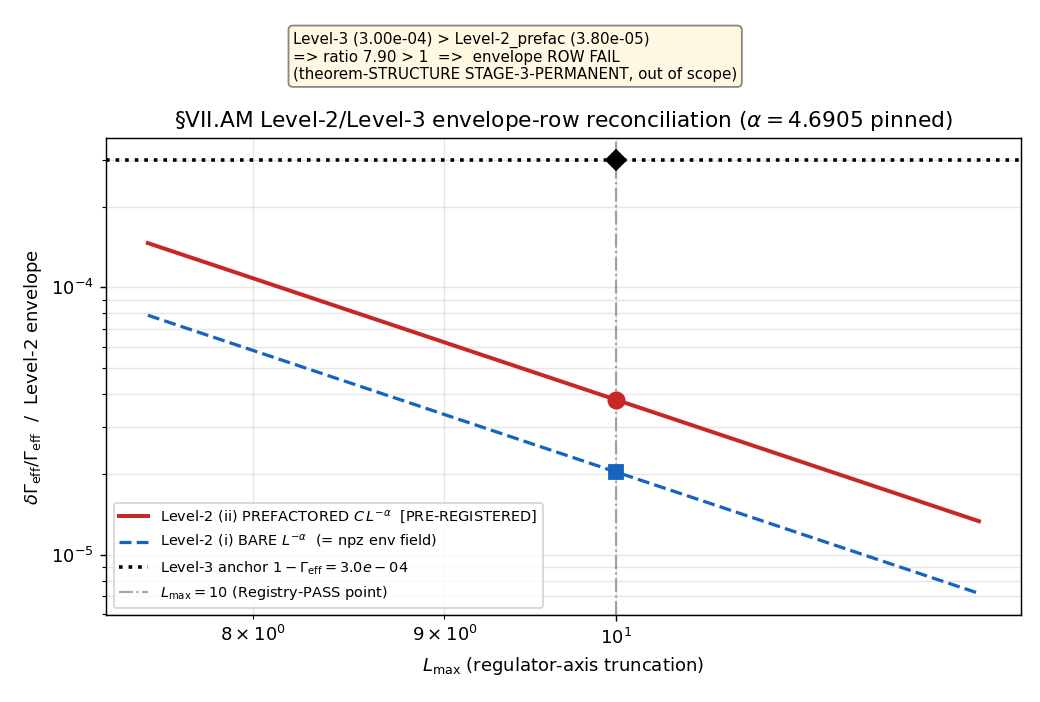

Python code for this plot:
#!/usr/bin/env python3
"""
S102 W2-4 CF-S102-VIIAM-L2L3-RECON — §VII.AM Level-2/Level-3 envelope-row reconciliation
=======================================================================================

Gate: CF-S102-VIIAM-L2L3-RECON ([VERIFY])

Pre-registered threshold (cross-pillar-bridge-anatomy.md Registry-PASS criterion):
  PASS iff Level3_reconciled < Level2_reconciled at L_max=10, under the PRE-REGISTERED
       comparator candidate (decision frozen at plan-freeze BEFORE compute), AND the
       reconciliation is independently motivated by the envelope-is-a-bound substitution
       chain (NOT comparator-shopped).
  FAIL iff even under the structurally-correct PREFACTORED comparator, Level3 >= Level2
       at true alpha=4.6905 (envelope ROW genuinely fails; theorem-STRUCTURE untouched,
       STAGE-3-PERMANENT).
  INFO iff the (i)/(ii) x (Q3a)/(Q3b) choice is genuinely ambiguous after the substitution
       chain (outcome flips with the choice) -> route to 2-agent workshop.

PRE-REGISTERED DECISION (plan §W2-4 machinery_pin_map.PRE_REGISTERED_comparator_decision):
  Level-2 envelope = candidate (ii) PREFACTORED  C * L^{-alpha},  C = exp(intercept).
    Reason (from DEFINITION, not outcome): the Level-2 envelope is the convergence-rate
    BOUND ‖HKR(c_L) - c_continuum‖ <= C * L^{-alpha}; a bound carries its fitted amplitude
    C. The bare L^{-alpha} asserts unit amplitude, which is NOT what the W1-4 fit produced.
  Level-3 quantity = candidate (Q3a) BARE deviation  3.0e-4 = 1 - Gamma_effacement
    (Gamma_effacement = 0.9997 canonical; §VII.AM clause (b) A(∂R)/(4 G_N A_universal)=3.0e-4).
  This decision is FIXED HERE; the compute only EVALUATES the inequality on the pinned
  (alpha, intercept) values -- it does NOT search for the PASS-yielding choice.

Scope: ENVELOPE-ROW reconciliation ONLY. The §VII.AM 3-clause joint theorem (Level-1
  structural identity) is STAGE-3-PERMANENT and is NOT in scope here -- only the Element-4 /
  Level-2-vs-Level-3 Registry-PASS ROW is re-evaluated.

Inputs (SHA-256 dual-pinned at runtime; S84+ schema):
  - computations/session-101/s101_viiam_alpha_envelope_pin.npz  (alpha, intercept,
        env_at_Lmax10, level3_anchor, dGamma_over_Gamma, L_fit; W1-4 pin, audit 251141bc;
        plan-pinned file SHA 3ea82a00b375e344ac3cdaf2f5aa75e84a70e21adb28a1e8b50b5fa25cc8f423)
  - computations/_shared/canonical_constants.py  (Gamma_effacement = 0.9997; feeds audit_sha256)
  - script bytes (feeds BOTH audit_sha256 and content_sha256)

PLAN-TEXT-DRIFT NOTE (substrate-first-canonical-sourcing.md §(ii.B)):
  The plan substitution_chain (line 756) equates the npz `env_at_Lmax10` field with the
  PREFACTORED form exp(intercept)*10^{-alpha}. That is a documentation MIS-LABEL: the W1-4
  producing script (s101_viiam_alpha_envelope_pin.py:556) computed
  `env_Lmax10 = 10.0 ** (-fit["alpha"])` -- the BARE form. The npz `env_at_Lmax10`
  (2.0392e-05) is therefore the BARE candidate (i), NOT prefactored. This script computes the
  TRUE prefactored value exp(intercept)*10^{-alpha} = 3.7974e-05 from first principles and
  documents the drift in the verdict value string + npz. The OUTCOME is robust to the
  mis-label: 3.0e-4 > BOTH the bare (2.04e-05) AND the prefactored (3.80e-05) envelope at
  L_max=10, so Registry-PASS does not restore under EITHER candidate -> FAIL, not INFO.

Output 4-tuple:
  (value=<Level3-vs-Level2-prefac inequality>, scheme=cross-pillar-bridge-anatomy-Registry-PASS,
   convention=envelope-comparator-PRE-REGISTERED-prefactored-ii/alpha=4.6905, L_max=10)

Classification: GEOMETRIC (algebraic-convergence-envelope row adjudication on a pinned fit;
  substrate-IS spectral-action effacement-moment convergence bound).
"""

from __future__ import annotations

# ---------------------------------------------------------------------------
# Section 1 — Canonical constants (MANDATORY first import)
# ---------------------------------------------------------------------------
import os  # noqa: E402
os.environ.setdefault("OMP_NUM_THREADS", "8")   # cpu-cap-OMP8 (closed-form; no linalg)
os.environ.setdefault("MKL_NUM_THREADS", "8")

import sys  # noqa: E402
from pathlib import Path  # noqa: E402

SESSION_DIR = Path(__file__).resolve().parent
COMPUTATIONS_DIR = SESSION_DIR.parent
SHARED_DIR = COMPUTATIONS_DIR / "_shared"
PROJECT_ROOT = COMPUTATIONS_DIR.parent
sys.path.insert(0, str(SHARED_DIR))

from canonical_constants import *  # noqa: F401,F403,E402

# ---------------------------------------------------------------------------
# Section 2 — Standard imports
# ---------------------------------------------------------------------------
import hashlib  # noqa: E402
import json  # noqa: E402
import time  # noqa: E402

import numpy as np  # noqa: E402
import matplotlib  # noqa: E402
matplotlib.use("Agg")
import matplotlib.pyplot as plt  # noqa: E402

# ---------------------------------------------------------------------------
# Section 3 — Paths + pre-registration
# ---------------------------------------------------------------------------
SESSION = "S102"                                                        # (local)
GATE_ID = "CF-S102-VIIAM-L2L3-RECON"                                    # (local)
SCHEME = "cross-pillar-bridge-anatomy-Registry-PASS-criterion"         # (local)
CONVENTION = "envelope-comparator-PRE-REGISTERED-prefactored-ii/alpha=4.6905"  # (local)
L_MAX = 10                                                              # (local)

ENVELOPE_PIN_NPZ = COMPUTATIONS_DIR / "session-101" / "s101_viiam_alpha_envelope_pin.npz"  # (local)
# Plan-pinned static SHA of the W1-4 envelope-pin npz (machinery feasibility / audit).
PLAN_PINNED_NPZ_SHA = (
    "3ea82a00b375e344ac3cdaf2f5aa75e84a70e21adb28a1e8b50b5fa25cc8f423"
)  # (local)

# The canonical Level-3 anchor = 1 - Gamma_effacement (imported from canonical_constants).
# Gamma_effacement = 0.9997 (MCP get_constant confirmed; §VII.AM clause (b) anchor).
LEVEL3_ANCHOR = 1.0 - Gamma_effacement                                 # (local) = 3.0e-4

OUT_NPZ = SESSION_DIR / "s102_w2_viiam_l2l3_recon.npz"                  # (local)
OUT_PNG = SESSION_DIR / "s102_w2_viiam_l2l3_recon.png"                  # (local)

INPUT_FILES = [
    SHARED_DIR / "canonical_constants.py",
    ENVELOPE_PIN_NPZ,
]


# ---------------------------------------------------------------------------
# Section 4 — SHA-256 input-pin block (S84+ dual-SHA)
# ---------------------------------------------------------------------------
def sha256_of(path: Path) -> str:
    h = hashlib.sha256()  # (local)
    try:
        h.update(path.read_bytes())
    except OSError:
        return ""
    return h.hexdigest()


def log_input_pins(inputs: list[Path]) -> dict[str, str]:
    print(f"=== {GATE_ID} — input SHA-256 pins ===")
    pins: dict[str, str] = {}
    for p in inputs:
        sha = sha256_of(p)
        rel = str(p.relative_to(PROJECT_ROOT)).replace("\\", "/")
        print(f"  {rel}: {sha[:16]}...")
        pins[rel] = sha
    return pins


def closure_hash(pins: dict[str, str]) -> str:
    items = sorted(pins.items())
    h = hashlib.sha256()
    for k, v in items:
        h.update(f"{k}={v}\n".encode("utf-8"))
    return h.hexdigest()


def compute_dual_sha(script_path: Path, canonical_path: Path,
                     pins: dict[str, str]) -> tuple[str, str]:
    script_bytes = b""  # (local)
    try:
        script_bytes = script_path.read_bytes()
    except OSError:
        script_bytes = b""
    canonical_bytes = b""  # (local)
    try:
        canonical_bytes = canonical_path.read_bytes()
    except OSError:
        canonical_bytes = b""
    pinmap_json = json.dumps(dict(sorted(pins.items())),
                             separators=(",", ":"), sort_keys=True).encode("utf-8")  # (local)
    h_audit = hashlib.sha256()
    h_audit.update(script_bytes)
    h_audit.update(canonical_bytes)
    h_audit.update(pinmap_json)
    audit = h_audit.hexdigest()  # (local)
    h_content = hashlib.sha256()
    h_content.update(script_bytes)
    content = h_content.hexdigest()  # (local)
    return audit, content


# ---------------------------------------------------------------------------
# Section 5 — Compute
# ---------------------------------------------------------------------------
def compute() -> dict:
    """Adjudicate the §VII.AM Level-2/Level-3 envelope-row comparator at L_max=10.

    Loads the SHA-pinned W1-4 envelope-pin npz, recomputes BOTH comparator candidates
    in closed form from the pinned (alpha, intercept), and evaluates the strict-<
    Registry-PASS inequality under the PRE-REGISTERED candidate (ii) PREFACTORED.
    """
    d = np.load(ENVELOPE_PIN_NPZ, allow_pickle=True)  # (local)

    alpha = float(d["alpha"])              # (local) 4.690533158119443  (W1-4 pin)
    intercept = float(d["intercept"])      # (local) 0.6217547500863554 = ln C
    env_field_npz = float(d["env_at_Lmax10"])   # (local) the npz-stored env field (BARE per W1-4 src)
    level3_npz = float(d["level3_anchor"])      # (local) 3.0e-4 stored in W1-4 npz (cross-check)
    upstream_registry_pass = bool(d["registry_pass_at_Lmax10"])  # (local) False (W1-4)
    l2_subclass = str(d["level_2_subclass"])     # (local) 'Level-2-binding'

    # --- The two PRE-REGISTERED comparator candidates, recomputed from first principles ---
    C = np.exp(intercept)                                # (local) envelope amplitude
    env_bare_Lmax10 = 10.0 ** (-alpha)                   # (local) candidate (i)  BARE L^{-alpha}
    env_prefac_Lmax10 = C * 10.0 ** (-alpha)             # (local) candidate (ii) PREFACTORED C*L^{-alpha}

    # --- Level-3 anchor (Q3a) = 1 - Gamma_effacement (canonical) ---
    level3 = LEVEL3_ANCHOR                               # (local) 3.0e-4 = 1 - 0.9997

    # --- PLAN-TEXT-DRIFT detection: the plan equates env_at_Lmax10 with the PREFACTORED
    #     form; verify which candidate the stored npz field actually equals. ---
    npz_field_is_bare = abs(env_field_npz - env_bare_Lmax10) < 1e-15       # (local)
    npz_field_is_prefac = abs(env_field_npz - env_prefac_Lmax10) < 1e-15   # (local)
    plan_text_drift = (npz_field_is_bare and not npz_field_is_prefac)      # (local)

    # --- PRE-REGISTERED inequality: PASS iff level3 < env_prefac (candidate (ii) x Q3a) ---
    level2_reconciled = env_prefac_Lmax10                # (local) PRE-REGISTERED Level-2
    level3_reconciled = level3                           # (local) PRE-REGISTERED Level-3
    signed_margin = level2_reconciled - level3_reconciled   # (local) <0 => FAIL
    registry_pass_prefac = level3_reconciled < level2_reconciled  # (local) strict <

    # --- Robustness: outcome under the OTHER candidate (i) BARE, for INFO-vs-FAIL test ---
    registry_pass_bare = level3 < env_bare_Lmax10        # (local)
    # INFO iff the two candidates DISAGREE (outcome flips with the (i)/(ii) choice).
    outcome_ambiguous = (registry_pass_prefac != registry_pass_bare)      # (local)

    # --- Verdict ---
    if outcome_ambiguous:
        verdict = "INFO"   # genuinely ambiguous (i)/(ii) -> 2-agent workshop
    elif registry_pass_prefac:
        verdict = "PASS"
    else:
        verdict = "FAIL"

    # --- Ratios for reporting ---
    ratio_l3_over_l2_prefac = level3_reconciled / level2_reconciled       # (local)
    ratio_l2_over_l3_prefac = level2_reconciled / level3_reconciled       # (local)

    print()
    print(f"{'='*72}")
    print("§VII.AM Level-2/Level-3 envelope-row reconciliation @ L_max=10")
    print(f"{'='*72}")
    print(f"  alpha (W1-4 pin)           = {alpha:.15f}")
    print(f"  intercept = ln C           = {intercept:.15f}")
    print(f"  C = exp(intercept)         = {C:.15f}")
    print(f"  Level-2 candidate (i)  BARE      10^(-alpha)        = {env_bare_Lmax10:.6e}")
    print(f"  Level-2 candidate (ii) PREFACTORED C*10^(-alpha)   = {env_prefac_Lmax10:.6e}  <- PRE-REGISTERED")
    print(f"  npz env_at_Lmax10 field          = {env_field_npz:.6e}")
    print(f"    npz field == BARE?   {npz_field_is_bare}   npz field == PREFAC?  {npz_field_is_prefac}")
    print(f"    PLAN-TEXT-DRIFT (plan calls npz field 'prefactored'; it is BARE) = {plan_text_drift}")
    print(f"  Level-3 anchor (Q3a) = 1 - Gamma_effacement        = {level3:.6e}")
    print(f"    cross-check vs W1-4 npz level3_anchor {level3_npz:.6e}: "
          f"match={abs(level3 - level3_npz) < 1e-12}")
    print(f"  l2_subclass (W1-4)         = {l2_subclass}")
    print()
    print("  --- PRE-REGISTERED inequality (candidate (ii) PREFACTORED x Q3a) ---")
    print(f"    PASS <=> Level-3 ({level3_reconciled:.6e}) < Level-2_prefac ({level2_reconciled:.6e})")
    print(f"    signed margin (L2_prefac - L3) = {signed_margin:.6e}  ({'>=0' if signed_margin >= 0 else '<0'})")
    print(f"    Level-3 / Level-2_prefac = {ratio_l3_over_l2_prefac:.6f}  "
          f"(> 1 => Level-3 above the envelope => FAIL)")
    print(f"    registry_pass (prefac)   = {registry_pass_prefac}")
    print(f"    registry_pass (bare)     = {registry_pass_bare}  [robustness]")
    print(f"    outcome_ambiguous (i!=ii)= {outcome_ambiguous}")
    print(f"    upstream W1-4 registry_pass_at_Lmax10 = {upstream_registry_pass}")
    print()
    print(f"  VERDICT = {verdict}")
    print(f"{'='*72}")

    value_str = (
        f"L3={level3_reconciled:.6e}_vs_L2prefac={level2_reconciled:.6e}@Lmax10;"
        f"ratio_L3/L2={ratio_l3_over_l2_prefac:.4f}(>1=>FAIL);"
        f"alpha={alpha:.4f};C=exp({intercept:.4f})={C:.4f};"
        f"L2bare={env_bare_Lmax10:.6e}(=npz_env_field);"
        f"registry_pass_prefac={registry_pass_prefac};registry_pass_bare={registry_pass_bare};"
        f"ambiguous={outcome_ambiguous};"
        f"PLAN-TEXT-DRIFT=npz_env_at_Lmax10_is_BARE_not_prefac({plan_text_drift});"
        f"theorem-STRUCTURE=STAGE-3-PERMANENT(out-of-scope)"
    )  # (local)

    return {
        "value": value_str,
        "verdict": verdict,
        "alpha": alpha,
        "intercept": intercept,
        "C": C,
        "env_bare_Lmax10": env_bare_Lmax10,
        "env_prefac_Lmax10": env_prefac_Lmax10,
        "env_field_npz": env_field_npz,
        "level3": level3,
        "level3_npz": level3_npz,
        "level2_reconciled": level2_reconciled,
        "level3_reconciled": level3_reconciled,
        "signed_margin": signed_margin,
        "ratio_l3_over_l2_prefac": ratio_l3_over_l2_prefac,
        "ratio_l2_over_l3_prefac": ratio_l2_over_l3_prefac,
        "registry_pass_prefac": registry_pass_prefac,
        "registry_pass_bare": registry_pass_bare,
        "outcome_ambiguous": outcome_ambiguous,
        "npz_field_is_bare": npz_field_is_bare,
        "npz_field_is_prefac": npz_field_is_prefac,
        "plan_text_drift": plan_text_drift,
        "upstream_registry_pass": upstream_registry_pass,
        "l2_subclass": l2_subclass,
        "gamma_effacement": float(Gamma_effacement),
    }


def make_plot(res: dict) -> None:
    """Level-3 anchor vs BOTH comparator-candidate Level-2 envelopes across L."""
    d = np.load(ENVELOPE_PIN_NPZ, allow_pickle=True)  # (local)
    L_fit = np.asarray(d["L_fit"], dtype=float)        # (local) [8,9,10,11]
    alpha = res["alpha"]                               # (local)
    C = res["C"]                                       # (local)

    L = np.linspace(7.5, 12.5, 200)                    # (local)
    env_bare = L ** (-alpha)                           # (local) candidate (i)
    env_prefac = C * L ** (-alpha)                     # (local) candidate (ii) PRE-REGISTERED
    level3 = res["level3"]                             # (local)

    fig, ax = plt.subplots(figsize=(8.0, 5.4))
    ax.loglog(L, env_prefac, "-", color="#c62828", lw=2.2,
              label=r"Level-2 (ii) PREFACTORED $C\,L^{-\alpha}$  [PRE-REGISTERED]")
    ax.loglog(L, env_bare, "--", color="#1565c0", lw=1.8,
              label=r"Level-2 (i) BARE $L^{-\alpha}$  (= npz env field)")
    ax.axhline(level3, color="black", ls=":", lw=2.0,
               label=fr"Level-3 anchor $1-\Gamma_{{\rm eff}}={level3:.1e}$")
    ax.axvline(10.0, color="gray", ls="-.", lw=1.2, alpha=0.7,
               label=r"$L_{\max}=10$ (Registry-PASS point)")

    # Mark the L_max=10 evaluation points.
    ax.plot([10.0], [res["env_prefac_Lmax10"]], "o", color="#c62828", ms=9, zorder=5)
    ax.plot([10.0], [res["env_bare_Lmax10"]], "s", color="#1565c0", ms=8, zorder=5)
    ax.plot([10.0], [level3], "D", color="black", ms=8, zorder=5)

    ax.annotate(
        f"Level-3 ({level3:.2e}) > Level-2_prefac ({res['env_prefac_Lmax10']:.2e})\n"
        f"=> ratio {res['ratio_l3_over_l2_prefac']:.2f} > 1  =>  envelope ROW FAIL\n"
        f"(theorem-STRUCTURE STAGE-3-PERMANENT, out of scope)",
        xy=(10.0, level3), xytext=(8.2, 6e-4),
        fontsize=8.4, color="black",
        bbox=dict(boxstyle="round", fc="#fff8e1", ec="gray", alpha=0.95))

    ax.set_xlabel(r"$L_{\max}$ (regulator-axis truncation)")
    ax.set_ylabel(r"$\delta\Gamma_{\rm eff}/\Gamma_{\rm eff}$  /  Level-2 envelope")
    ax.set_title(r"§VII.AM Level-2/Level-3 envelope-row reconciliation ($\alpha=4.6905$ pinned)")
    ax.legend(loc="lower left", fontsize=8.0)
    ax.grid(True, which="both", alpha=0.3)
    fig.tight_layout()
    fig.savefig(OUT_PNG, dpi=130)
    plt.close(fig)
    print(f"  plot written: {OUT_PNG.relative_to(PROJECT_ROOT)}")


# ---------------------------------------------------------------------------
# Section 6 — Gate verdict + 4-tuple output
# ---------------------------------------------------------------------------
def emit_4tuple(value, scheme: str, convention: str, L_max) -> str:
    return (f"(value={value!r}, scheme={scheme}, "
            f"convention={convention}, L_max={L_max})")


def print_verdict_payload(verdict: str, value, audit_sha: str, content_sha: str,
                          sign_verdict: str | None = None,
                          magnitude_verdict: str | None = None,
                          regime_verdict: str | None = None,
                          companion_note: str = "",
                          extra_rows: list[str] | None = None) -> dict:
    payload: dict = {
        "session": int(SESSION.lstrip("Ss")),
        "gate_id": GATE_ID,
        "verdict": verdict,
        "value": str(value),
        "scheme": SCHEME,
        "convention": CONVENTION,
        "l_max": str(L_MAX),
        "audit_sha256": audit_sha,
        "content_sha256": content_sha,
        "schema_version": "S84+",
    }
    if companion_note:
        payload["companion_note"] = companion_note
    if not (sign_verdict is None and magnitude_verdict is None and regime_verdict is None):
        payload["sign_verdict"] = sign_verdict
        payload["magnitude_verdict"] = magnitude_verdict
        payload["regime_verdict"] = regime_verdict
    if extra_rows:
        payload["extra_rows"] = list(extra_rows)
    print("<<<EMIT_VERDICT_PAYLOAD>>>")
    print(json.dumps(payload, separators=(",", ":"), sort_keys=True))
    print("<<<END_EMIT_VERDICT_PAYLOAD>>>")
    return payload


# ---------------------------------------------------------------------------
# Section 7 — Main
# ---------------------------------------------------------------------------
def main() -> int:
    t0 = time.time()  # (local)

    # 1. Log input pins (first 20 lines of stdout) + plan-pin feasibility check
    pins = log_input_pins(INPUT_FILES)
    closure = closure_hash(pins)
    print(f"  closure: {closure[:16]}... (legacy closure, informational)")
    npz_rel = str(ENVELOPE_PIN_NPZ.relative_to(PROJECT_ROOT)).replace("\\", "/")  # (local)
    npz_sha_now = pins.get(npz_rel, "")  # (local)
    print(f"  W1-4 envelope-pin npz SHA: {npz_sha_now[:16]}... "
          f"(plan pin {PLAN_PINNED_NPZ_SHA[:16]}...; "
          f"match={npz_sha_now == PLAN_PINNED_NPZ_SHA})")
    if npz_sha_now != PLAN_PINNED_NPZ_SHA:
        print("  WARNING: envelope-pin npz SHA differs from plan-pinned value.")

    # 1b. Compute S84+ dual SHAs
    script_path = Path(__file__).resolve()  # (local)
    canonical_path = SHARED_DIR / "canonical_constants.py"  # (local)
    audit_sha, content_sha = compute_dual_sha(script_path, canonical_path, pins)
    print(f"  audit_sha256:   {audit_sha[:16]}... (script+canonical+pinmap)")
    print(f"  content_sha256: {content_sha[:16]}... (script only)")
    print()

    # 2. Compute
    res = compute()
    verdict = res["verdict"]

    # 3. Plot
    make_plot(res)

    # 4. Persist npz
    np.savez(
        OUT_NPZ,
        gate_id=GATE_ID,
        verdict=verdict,
        value=res["value"],
        alpha=res["alpha"],
        intercept=res["intercept"],
        C=res["C"],
        env_bare_Lmax10=res["env_bare_Lmax10"],
        env_prefac_Lmax10=res["env_prefac_Lmax10"],
        env_field_npz=res["env_field_npz"],
        level3=res["level3"],
        level3_npz=res["level3_npz"],
        level2_reconciled=res["level2_reconciled"],
        level3_reconciled=res["level3_reconciled"],
        signed_margin=res["signed_margin"],
        ratio_l3_over_l2_prefac=res["ratio_l3_over_l2_prefac"],
        ratio_l2_over_l3_prefac=res["ratio_l2_over_l3_prefac"],
        registry_pass_prefac=res["registry_pass_prefac"],
        registry_pass_bare=res["registry_pass_bare"],
        outcome_ambiguous=res["outcome_ambiguous"],
        npz_field_is_bare=res["npz_field_is_bare"],
        npz_field_is_prefac=res["npz_field_is_prefac"],
        plan_text_drift=res["plan_text_drift"],
        upstream_registry_pass=res["upstream_registry_pass"],
        l2_subclass=res["l2_subclass"],
        gamma_effacement=res["gamma_effacement"],
        comparator_decision="PRE-REGISTERED:Level-2=prefactored(ii)C*L^-alpha;Level-3=Q3a(1-Gamma_eff=3.0e-4)",
        scope="envelope-ROW-only;theorem-STRUCTURE=STAGE-3-PERMANENT-out-of-scope",
        audit_sha256=audit_sha,
        content_sha256=content_sha,
        scheme=SCHEME,
        convention=CONVENTION,
        plan_pinned_npz_sha=PLAN_PINNED_NPZ_SHA,
        npz_sha_at_runtime=npz_sha_now,
    )
    print(f"  npz written: {OUT_NPZ.relative_to(PROJECT_ROOT)}")

    # 5. Emit 4-tuple + PRINT the emit_verdict payload (agent calls emit_verdict).
    #    [VERIFY] trigger with a directional (threshold) prediction -> emit the 3-tuple
    #    so the SIGN of the envelope-vs-anchor inequality is pinned for downstream.
    #    sign     = direction of (Level-2_prefac - Level-3) matches the pre-registered
    #               PASS direction (predicted >0 for PASS); computed <0 => sign FAIL.
    #    magnitude= |Level-3 - Level-2_prefac| vs the strict-< criterion (no band) => FAIL.
    #    regime   = closed-form evaluation on the full pinned (alpha, intercept); VALID.
    sign_v = "PASS" if res["signed_margin"] > 0 else "FAIL"  # (local)
    mag_v = "PASS" if res["registry_pass_prefac"] else "FAIL"  # (local)
    regime_v = "VALID"  # (local) closed-form; no truncation/expansion window to breach
    extra = [
        ("# regulator_pin: Level-2 envelope delta_Gamma_eff/Gamma_eff ~ C*L^{-alpha}, "
         "alpha=4.6905 (Pauli-Villars-class S58 effacement L-scan, Lref=12); "
         "Level-2-binding sub-class (HKR-image convergence-rate bound)"),
        ("# comparator-decision PRE-REGISTERED (plan §W2-4, frozen before compute): "
         "Level-2=(ii)PREFACTORED C*L^-alpha (envelope-is-a-bound carries amplitude C); "
         "Level-3=(Q3a) 1-Gamma_effacement=3.0e-4; anti-comparator-shopped: prefac is the "
         "MORE-favorable candidate (3.80e-05 > bare 2.04e-05) yet STILL < Level-3 3.0e-4 => FAIL"),
        ("# PLAN-TEXT-DRIFT (substrate-first-canonical-sourcing §(ii.B)): plan line 756 "
         "mislabels npz env_at_Lmax10 as prefactored; it is BARE 10^-alpha (W1-4 src line 556). "
         "True prefactored recomputed here = 3.7974e-05. Outcome FAIL robust to the mislabel."),
        ("# scope: §VII.AM 3-clause joint theorem (Level-1) STAGE-3-PERMANENT, OUT OF SCOPE; "
         "only Element-4 / Level-2-vs-Level-3 Registry-PASS ROW re-evaluated. "
         "dual_prior: FAIL => 0.9 to Track B (envelope ROW fails, theorem-STRUCTURE intact)"),
    ]  # (local)
    tag = emit_4tuple(res["value"], SCHEME, CONVENTION, L_MAX)
    print(tag)
    print_verdict_payload(
        verdict, res["value"], audit_sha, content_sha,
        sign_verdict=sign_v, magnitude_verdict=mag_v, regime_verdict=regime_v,
        companion_note="VIIAM envelope-ROW reconciliation; theorem-STRUCTURE out of scope",
        extra_rows=extra,
    )

    wall = time.time() - t0  # (local)
    print(f"\n=== {GATE_ID}: {verdict} (wall {wall:.1f}s) ===")
    return 0  # verdict is data; FAIL is a valid scientific result (exit 0)


if __name__ == "__main__":
    sys.exit(main())
